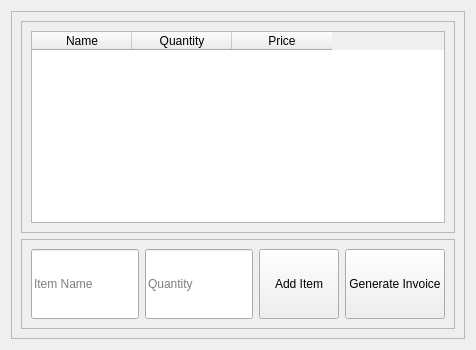
                   <widget class="QWidget" name="page_2">
                    <layout class="QHBoxLayout" name="horizontalLayout_18">
                     <item>
                      <widget class="QFrame" name="frame_42">
                       <property name="frameShape">
                        <enum>QFrame::StyledPanel</enum>
                       </property>
                       <property name="frameShadow">
                        <enum>QFrame::Raised</enum>
                       </property>
                       <layout class="QVBoxLayout" name="verticalLayout_34">
                        <item>
                         <widget class="QFrame" name="frame_48">
                          <property name="frameShape">
                           <enum>QFrame::StyledPanel</enum>
                          </property>
                          <property name="frameShadow">
                           <enum>QFrame::Raised</enum>
                          </property>
                          <layout class="QVBoxLayout" name="verticalLayout_36">
                           <item>
                            <widget class="QTableWidget" name="tableWidget_3">
                             <column>
                              <property name="text">
                               <string>Name</string>
                              </property>
                             </column>
                             <column>
                              <property name="text">
                               <string>Quantity</string>
                              </property>
                             </column>
                             <column>
                              <property name="text">
                               <string>Price</string>
                              </property>
                             </column>
                            </widget>
                           </item>
                          </layout>
                         </widget>
                        </item>
                        <item alignment="Qt::AlignBottom">
                         <widget class="QFrame" name="frame_49">
                          <property name="frameShape">
                           <enum>QFrame::StyledPanel</enum>
                          </property>
                          <property name="frameShadow">
                           <enum>QFrame::Raised</enum>
                          </property>
                          <layout class="QHBoxLayout" name="horizontalLayout_19">
                           <item>
                            <widget class="QLineEdit" name="item_name">
                             <property name="minimumSize">
                              <size>
                               <width>40</width>
                               <height>70</height>
                              </size>
                             </property>
                             <property name="maximumSize">
                              <size>
                               <width>300</width>
                               <height>16777215</height>
                              </size>
                             </property>
                             <property name="styleSheet">
                              <string notr="true">font: 14pt &quot;Sans Serif&quot;;</string>
                             </property>
                             <property name="placeholderText">
                              <string>Item Name</string>
                             </property>
                            </widget>
                           </item>
                           <item>
                            <widget class="QLineEdit" name="quantity">
                             <property name="minimumSize">
                              <size>
                               <width>0</width>
                               <height>70</height>
                              </size>
                             </property>
                             <property name="maximumSize">
                              <size>
                               <width>300</width>
                               <height>16777215</height>
                              </size>
                             </property>
                             <property name="styleSheet">
                              <string notr="true">font: 14pt &quot;Sans Serif&quot;;</string>
                             </property>
                             <property name="text">
                              <string/>
                             </property>
                             <property name="placeholderText">
                              <string>Quantity</string>
                             </property>
                            </widget>
                           </item>
                           <item>
                            <widget class="QPushButton" name="add_item">
                             <property name="minimumSize">
                              <size>
                               <width>0</width>
                               <height>70</height>
                              </size>
                             </property>
                             <property name="styleSheet">
                              <string notr="true">font: 14pt &quot;Sans Serif&quot;;</string>
                             </property>
                             <property name="text">
                              <string>Add Item</string>
                             </property>
                             <property name="icon">
                              <iconset>
                               <normaloff>../../../../../mnt/c/Users/prasa/Downloads/add-to-cart (1).png</normaloff>../../../../../mnt/c/Users/prasa/Downloads/add-to-cart (1).png</iconset>
                             </property>
                             <property name="iconSize">
                              <size>
                               <width>20</width>
                               <height>20</height>
                              </size>
                             </property>
                            </widget>
                           </item>
                           <item>
                            <widget class="QPushButton" name="generate_invoice">
                             <property name="minimumSize">
                              <size>
                               <width>0</width>
                               <height>70</height>
                              </size>
                             </property>
                             <property name="styleSheet">
                              <string notr="true">font: 14pt &quot;Sans Serif&quot;;</string>
                             </property>
                             <property name="text">
                              <string>Generate Invoice</string>
                             </property>
                             <property name="icon">
                              <iconset>
                               <normaloff>../../../../../mnt/c/Users/prasa/Downloads/invoice.png</normaloff>../../../../../mnt/c/Users/prasa/Downloads/invoice.png</iconset>
                             </property>
                             <property name="iconSize">
                              <size>
                               <width>20</width>
                               <height>20</height>
                              </size>
                             </property>
                            </widget>
                           </item>
                          </layout>
                         </widget>
                        </item>
                       </layout>
                      </widget>
                     </item>
                    </layout>
                   </widget>
